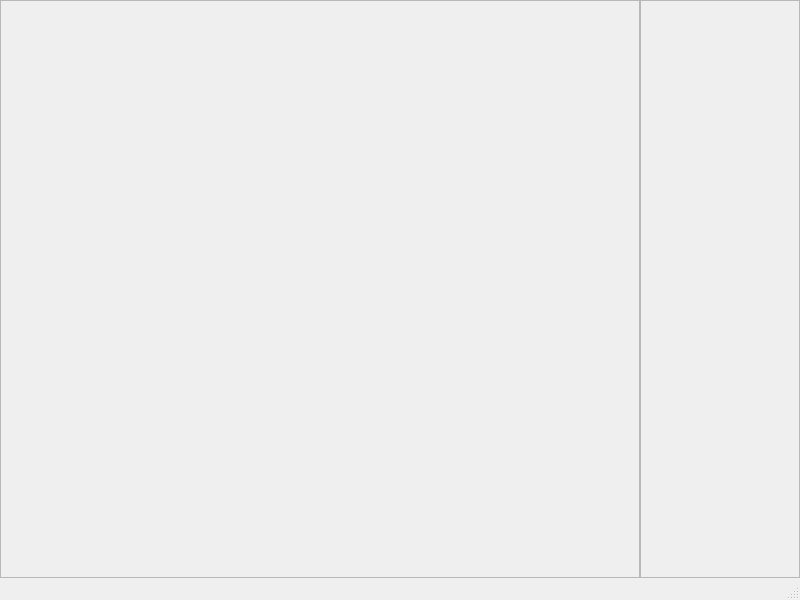
<?xml version="1.0" encoding="UTF-8"?>
<ui version="4.0">
 <class>MainWindow_graficoResultados</class>
 <widget class="QMainWindow" name="MainWindow_graficoResultados">
  <property name="geometry">
   <rect>
    <x>0</x>
    <y>0</y>
    <width>800</width>
    <height>600</height>
   </rect>
  </property>
  <property name="sizePolicy">
   <sizepolicy hsizetype="Fixed" vsizetype="Preferred">
    <horstretch>0</horstretch>
    <verstretch>0</verstretch>
   </sizepolicy>
  </property>
  <property name="minimumSize">
   <size>
    <width>800</width>
    <height>600</height>
   </size>
  </property>
  <property name="windowTitle">
   <string>Melhor CIF de cada rodada</string>
  </property>
  <widget class="QWidget" name="centralwidget">
   <layout class="QGridLayout" name="gridLayout">
    <property name="leftMargin">
     <number>0</number>
    </property>
    <property name="topMargin">
     <number>0</number>
    </property>
    <property name="rightMargin">
     <number>0</number>
    </property>
    <property name="bottomMargin">
     <number>0</number>
    </property>
    <property name="spacing">
     <number>0</number>
    </property>
    <item row="0" column="0">
     <widget class="QFrame" name="containerFrameDoGrafico">
      <property name="styleSheet">
       <string notr="true"/>
      </property>
      <property name="frameShape">
       <enum>QFrame::StyledPanel</enum>
      </property>
      <property name="frameShadow">
       <enum>QFrame::Raised</enum>
      </property>
      <layout class="QGridLayout" name="gridLayout_3">
       <property name="leftMargin">
        <number>0</number>
       </property>
       <property name="topMargin">
        <number>0</number>
       </property>
       <property name="rightMargin">
        <number>0</number>
       </property>
       <property name="bottomMargin">
        <number>0</number>
       </property>
       <property name="spacing">
        <number>0</number>
       </property>
       <item row="0" column="0">
        <layout class="QGridLayout" name="gridLayout_Grafico">
         <property name="spacing">
          <number>0</number>
         </property>
        </layout>
       </item>
      </layout>
     </widget>
    </item>
    <item row="0" column="1">
     <widget class="QFrame" name="containerFrameDosCheckBoxes">
      <property name="minimumSize">
       <size>
        <width>160</width>
        <height>0</height>
       </size>
      </property>
      <property name="maximumSize">
       <size>
        <width>160</width>
        <height>16777215</height>
       </size>
      </property>
      <property name="styleSheet">
       <string notr="true"/>
      </property>
      <property name="frameShape">
       <enum>QFrame::StyledPanel</enum>
      </property>
      <property name="frameShadow">
       <enum>QFrame::Raised</enum>
      </property>
      <layout class="QVBoxLayout" name="verticalLayout_3">
       <property name="spacing">
        <number>0</number>
       </property>
       <property name="leftMargin">
        <number>0</number>
       </property>
       <property name="topMargin">
        <number>0</number>
       </property>
       <property name="rightMargin">
        <number>0</number>
       </property>
       <property name="bottomMargin">
        <number>0</number>
       </property>
       <item>
        <layout class="QVBoxLayout" name="verticalLayout_CheckBoxes">
         <property name="spacing">
          <number>0</number>
         </property>
        </layout>
       </item>
      </layout>
     </widget>
    </item>
   </layout>
  </widget>
  <widget class="QMenuBar" name="menubar">
   <property name="geometry">
    <rect>
     <x>0</x>
     <y>0</y>
     <width>800</width>
     <height>26</height>
    </rect>
   </property>
  </widget>
  <widget class="QStatusBar" name="statusbar"/>
 </widget>
 <resources/>
 <connections/>
</ui>
